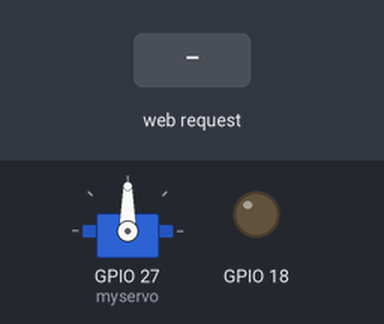
Bench run of a program on a simulated ESP32. Parts: servo, output pins drawn as LEDs (lit = HIGH). The test bench sets the inputs (shaded band). WiFi joins after 1.5 s; servers stay silent unless stated; what the program prints to the serial monitor is not drawn.

Above: at 0.1 s.
At 2.7 s:
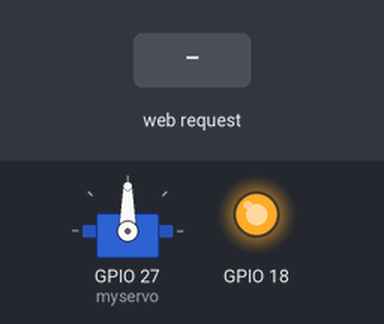
2.8 s: HTTP request GET /?value= received
At 3.4 s:
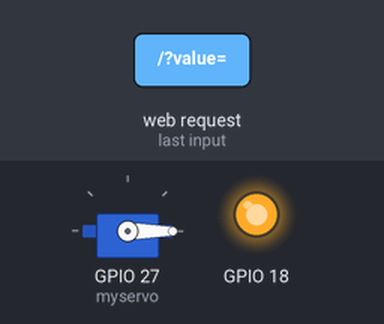
Timing chart, 0 to 5.8 s (numbered marks = the images above; inputs shaded):
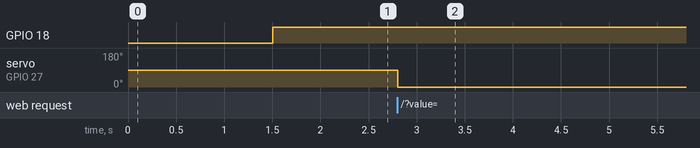

Measured:
- after the input at 2.8 s, servo on GPIO 27 (myservo): 90° → 0° at once

The program:

main.cpp
```cpp
#include <Arduino.h>
#include <WiFi.h>
#include <ESP32Servo.h>

Servo myservo;  // create servo object to control a servo

// Servo GPIO pin
static const int servoPin = 27;

// Network credentials
const char* ssid     = "Enter name of the hotspot here";
const char* password = "Enter password here";

// Web server on port 80 (http)
WiFiServer server(80);

// Variable to store the HTTP request
String header;

// Decode HTTP GET value8
String valueString = String(5);
int pos1 = 0;
int pos2 = 0;

// Current time
unsigned long currentTime = millis();
// Previous time
unsigned long previousTime = 0;
// Define timeout time in milliseconds (example: 2000ms = 2s)
const long timeoutTime = 2000;

void setup() {

  // Allow allocation of all timers for servo library
  ESP32PWM::allocateTimer(0);
  ESP32PWM::allocateTimer(1);
  ESP32PWM::allocateTimer(2);
  ESP32PWM::allocateTimer(3);

  // Set servo PWM frequency to 50Hz
  myservo.setPeriodHertz(50);

  // Attach to servo and define minimum and maximum positions
  // Modify as required
  myservo.attach(27, 500, 2400);

  // Start serial
  Serial.begin(115200);

  pinMode(18, OUTPUT);

  // Connect to Wi-Fi network with SSID and password
  Serial.print("Connecting to: ");
  Serial.println(ssid);
  WiFi.begin(ssid, password);
  while (WiFi.status() != WL_CONNECTED) {
    delay(500);
    Serial.print(".");
  }
  // Print local IP address and start web server
  Serial.println("");
  Serial.println("WiFi connected.");
  Serial.println("IP address: ");
  Serial.println(WiFi.localIP());
  server.begin();
}

bool isConnected = false;

void loop(){

  if (WiFi.status() == WL_CONNECTED && !isConnected) {
    Serial.println("Connected");
    digitalWrite(18, HIGH);
    isConnected = true;
  }

  // Listen for incoming clients
  WiFiClient client = server.available();

  // Client Connected
  if (client) {
    // Set timer references
    currentTime = millis();
    previousTime = currentTime;

    // Print to serial port
    Serial.println("New Client.");

    // String to hold data from client
    String currentLine = "";

    // Do while client is connected
    while (client.connected() && currentTime - previousTime <= timeoutTime) {
      currentTime = millis();
      if (client.available()) {             // if there's bytes to read from the client,
        char c = client.read();             // read a byte, then
        Serial.write(c);                    // print it out the serial monitor
        header += c;
        if (c == '\n') {                    // if the byte is a newline character
          // if the current line is blank, you got two newline characters in a row.
          // that's the end of the client HTTP request, so send a response:
          if (currentLine.length() == 0) {

            // HTTP headers always start with a response code (e.g. HTTP/1.1 200 OK) and a content-type
            client.println("HTTP/1.1 200 OK");
            client.println("Content-type:text/html");
            client.println("Connection: close");
            client.println();

            // Display the HTML web page

            // HTML Header
            client.println("<!DOCTYPE html><html>");
            client.println("<head><meta name=\"viewport\" content=\"width=device-width, initial-scale=1\">");
            client.println("<link rel=\"icon\" href=\"data:,\">");

            // CSS - Modify as desired
            client.println("<style>body { text-align: center; font-family: \"Trebuchet MS\", Arial; margin-left:auto; margin-right:auto; }");
            client.println(".slider { -webkit-appearance: none; width: 300px; height: 25px; border-radius: 10px; background: #ffffff; outline: none;  opacity: 0.7;-webkit-transition: .2s;  transition: opacity .2s;}");
            client.println(".slider::-webkit-slider-thumb {-webkit-appearance: none; appearance: none; width: 35px; height: 35px; border-radius: 50%; background: #ff3410; cursor: pointer; }</style>");

            // Get JQuery
            client.println("<script src=\"https://ajax.googleapis.com/ajax/libs/jquery/3.3.1/jquery.min.js\"></script>");

            // Page title
            client.println("</head><body style=\"background-color:#F8C456;\"><h1 style=\"color:#F4802B;\">Servo Control</h1>");

            // Position display
            client.println("<h2 style=\"color:#ffffff;\">Position: <span id=\"servoPos\"></span>&#176;</h2>");

            // Slider control
            client.println("<input type=\"range\" min=\"0\" max=\"180\" class=\"slider\" id=\"servoSlider\" onchange=\"servo(this.value)\" value=\""+valueString+"\"/>");

            // Javascript
            client.println("<script>var slider = document.getElementById(\"servoSlider\");");
            client.println("var servoP = document.getElementById(\"servoPos\"); servoP.innerHTML = slider.value;");
            client.println("slider.oninput = function() { slider.value = this.value; servoP.innerHTML = this.value; }");
            client.println("$.ajaxSetup({timeout:1000}); function servo(pos) { ");
            client.println("$.get(\"/?value=\" + pos + \"&\"); {Connection: close};}</script>");

            // End page
            client.println("</body></html>");

            // GET data
            if(header.indexOf("GET /?value=")>=0) {
              pos1 = header.indexOf('=');
              pos2 = header.indexOf('&');

              // String with motor position
              valueString = header.substring(pos1+1, pos2);

              // Move servo into position
              myservo.write(valueString.toInt());

              // Print value to serial monitor
              Serial.print("Val =");
              Serial.println(valueString);
            }
            // The HTTP response ends with another blank line
            client.println();

            // Break out of the while loop
            break;

          } else {
            // New lline is received, clear currentLine
            currentLine = "";
          }
        } else if (c != '\r') {  // if you got anything else but a carriage return character,
          currentLine += c;      // add it to the end of the currentLine
        }
      }
    }
    // Clear the header variable
    header = "";
    // Close the connection
    client.stop();
    Serial.println("Client disconnected.");
    Serial.println("");
  }
}
```
